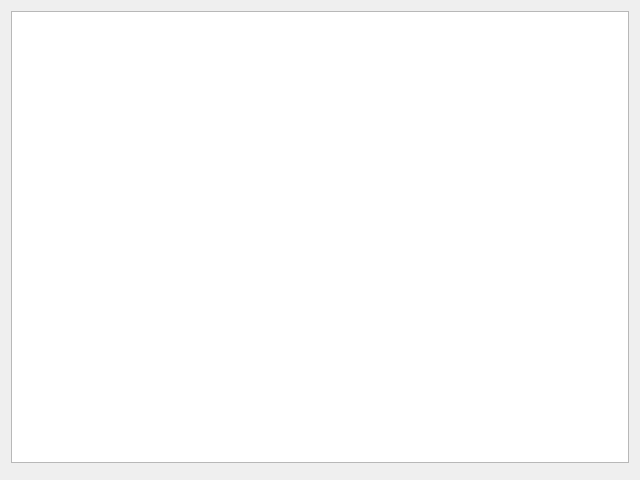
<?xml version="1.0" encoding="UTF-8"?>
<ui version="4.0">
 <class>UpdateDialog</class>
 <widget class="QDialog" name="UpdateDialog">
  <property name="geometry">
   <rect>
    <x>0</x>
    <y>0</y>
    <width>640</width>
    <height>480</height>
   </rect>
  </property>
  <property name="windowTitle">
   <string>Little Navmap</string>
  </property>
  <layout class="QVBoxLayout" name="verticalLayout">
   <item>
    <widget class="QTextBrowser" name="textBrowserUpdate">
     <property name="tabChangesFocus">
      <bool>true</bool>
     </property>
     <property name="openLinks">
      <bool>false</bool>
     </property>
    </widget>
   </item>
   <item>
    <widget class="QDialogButtonBox" name="buttonBoxUpdate">
     <property name="orientation">
      <enum>Qt::Horizontal</enum>
     </property>
     <property name="standardButtons">
      <set>QDialogButtonBox::NoButton</set>
     </property>
    </widget>
   </item>
  </layout>
 </widget>
 <resources/>
 <connections/>
</ui>
